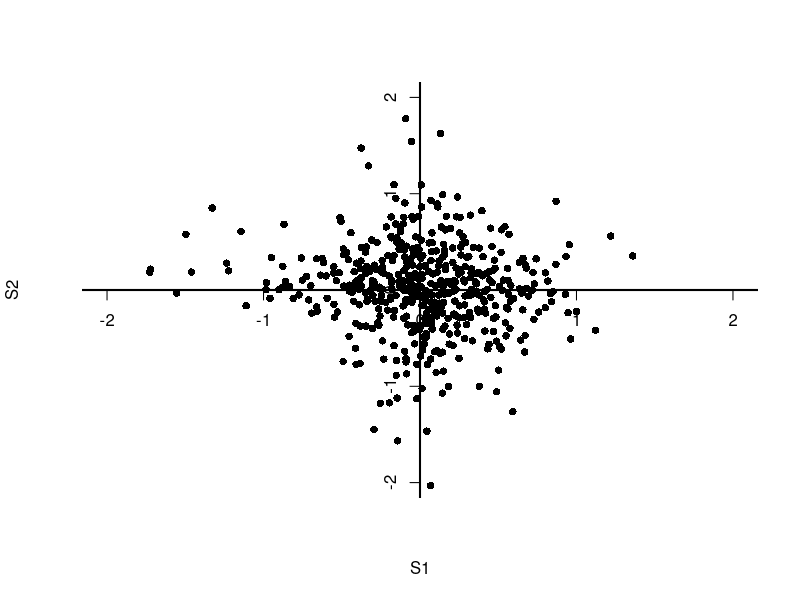

Write the R code that produced this figure.
npoints <- 500
S1 <- sign(rnorm(npoints))*rexp(npoints,rate=3)
S2 <- sign(rnorm(npoints))*rexp(npoints,rate=3)

plot(S1,S2,xlim=c(-1,1)*2,ylim=c(-1,1)*2,pch=16,cex=1,axes =F)
axis(1, pos=0); axis(2, pos=0); abline(h=0,v=0,lwd=2)
